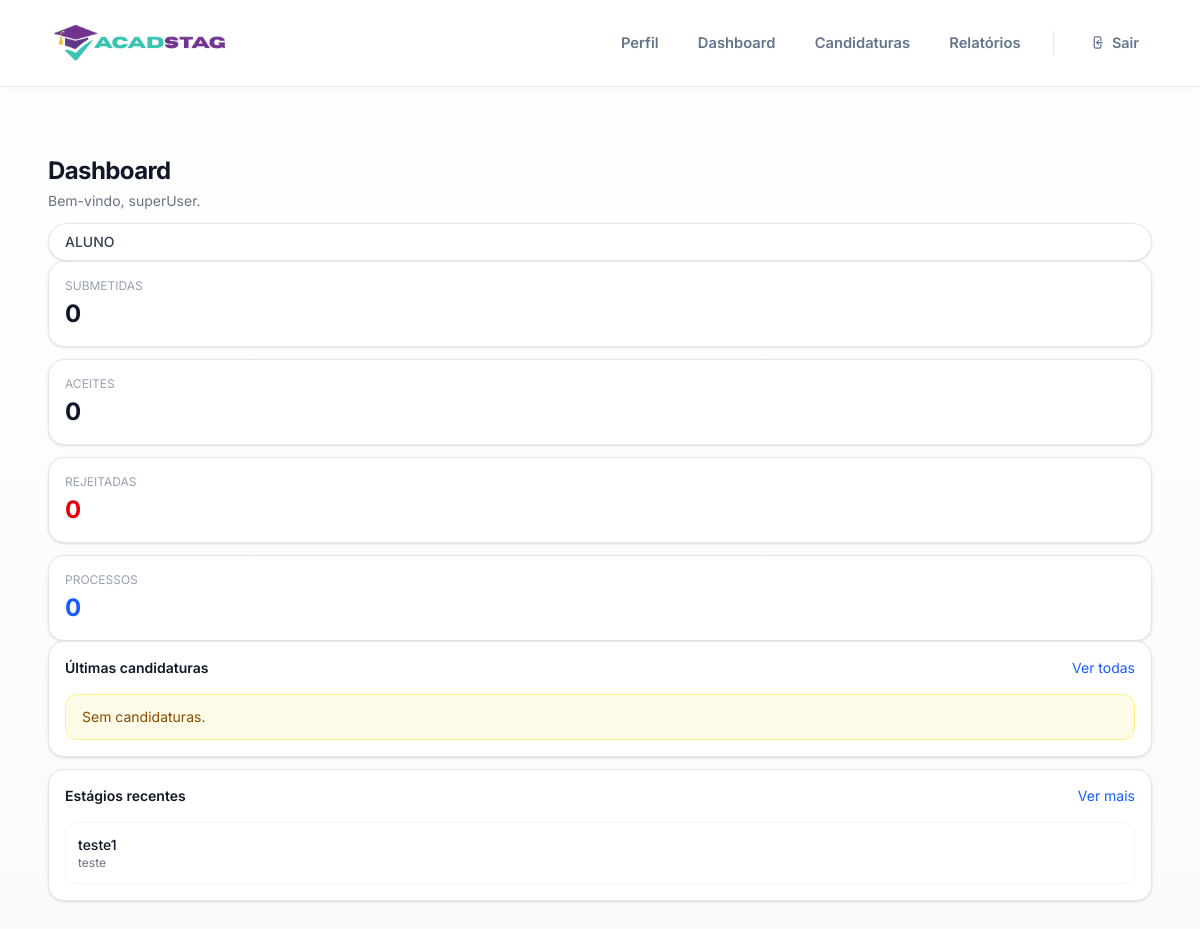
Before: /dashboard/ (signed in) with the older database file.
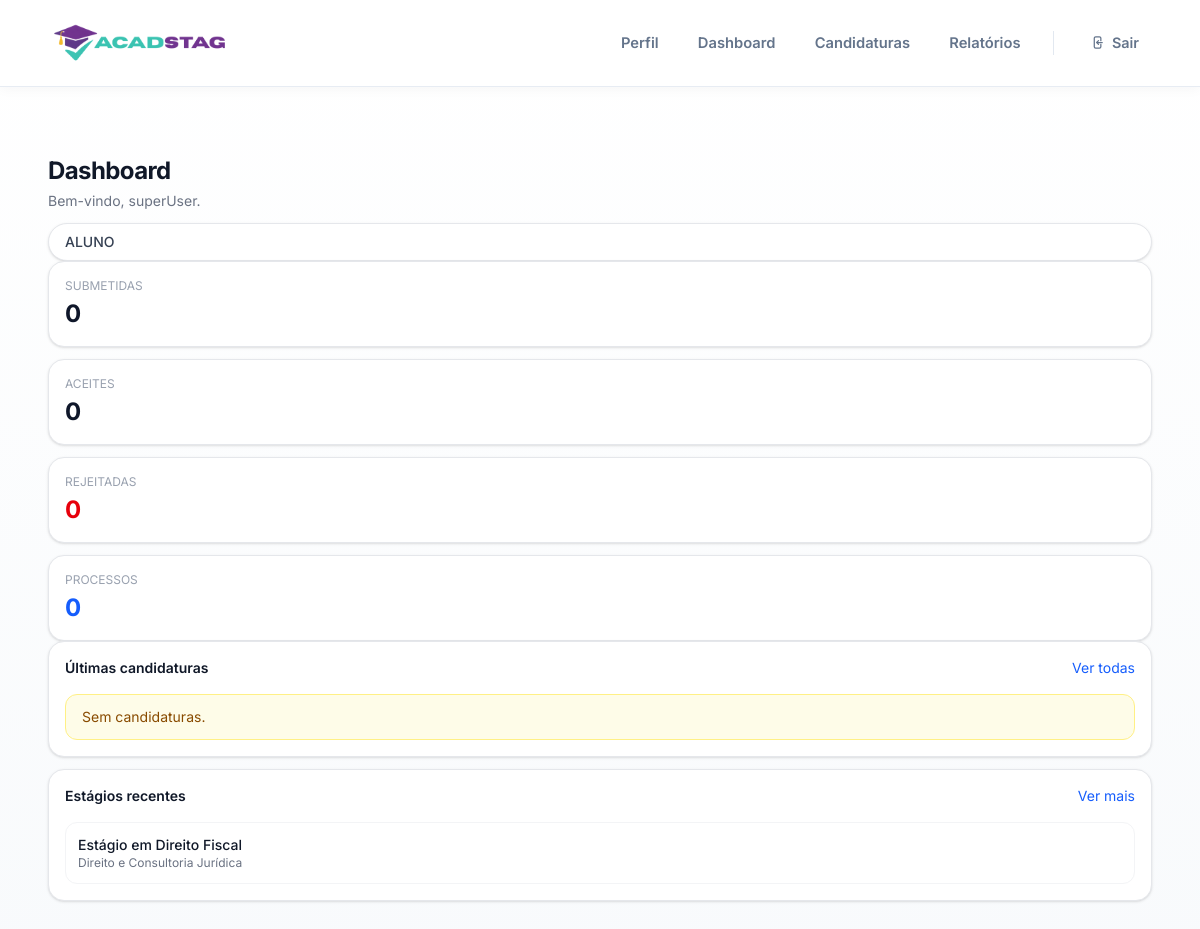
After: the same page with the newer database file.
### estagios/models.py (models this page shows, shortened)
class Estagio(models.Model):
    titulo = models.CharField(max_length=200)
    descricao = models.TextField()
    area = models.CharField(max_length=100)
    duracao_meses = models.IntegerField()
    ativo = models.BooleanField(default=True)
    data_criacao = models.DateTimeField(auto_now_add=True)
    empresa = models.ForeignKey(
        Empresa,
        on_delete=models.CASCADE,
        related_name="estagios"
    )

### dashboard/views.py (the view)
# urls.py: path("dashboard/", views.dashboard_view, name="home"),
@login_required
@role_required("ALUNO", "EMPRESA", "ORIENTADOR", "ADMIN", message="Acesso não autorizado.")
def dashboard_view(request):
    user = request.user
    if user.role == "ALUNO":
        context = _build_aluno_context(user)
    elif user.role == "EMPRESA":
        context = _build_empresa_context(user)
    elif user.role == "ORIENTADOR":
        context = _build_orientador_context(user)
    elif user.role == "ADMIN":
        context = _build_admin_context()
    else:
        context = {}
    return render(request, "dashboard/home.html", context)

### templates/dashboard/home.html (shortened to what the changed rows need)
{% extends "base.html" %}
{% load status_tags %}
{% block content %}
<div class="w-full mx-auto py-5 px-4">
  <div class="flex flex-col lg:flex-row lg:items-center lg:justify-between gap-3 mb-5">
    <div>
      <h2 class="text-2xl font-bold tracking-tight text-gray-900">Dashboard</h2>
    </div>
  </div>
  {% if user.role == "ALUNO" %}
    <div class="grid grid-cols-1 xl:grid-cols-3 gap-3">
      <div class="bg-white border border-gray-200 rounded-2xl shadow-sm p-4">
        <div class="space-y-3">
          {% for e in estagios_recentes %}
            <a
              href="{% url 'estagios:detail' e.id %}"
              class="block rounded-xl border border-gray-100 px-3 py-3 hover:bg-gray-50 transition"
            >
              <p class="text-sm font-medium text-gray-900 truncate">{{ e.titulo }}</p>
              <p class="text-xs text-gray-500 truncate">{{ e.area }}</p>
            </a>
          {% empty %}
            <div class="text-sm text-gray-500">Sem estágios disponíveis.</div>
          {% endfor %}
        </div>
      </div>
    </div>
  {% else %}
    <div class="bg-white border border-gray-200 rounded-2xl shadow-sm p-5">
      <p class="text-sm text-gray-500">Sem dados disponíveis para este perfil.</p>
    </div>
  {% endif %}
</div>
{% endblock %}

Changed rows visible on the page:
removed Estagio: titulo "teste1", area "teste"
added Estagio: titulo "Estágio em Direito Fiscal", area "Direito e Consultoria Jurídica"
